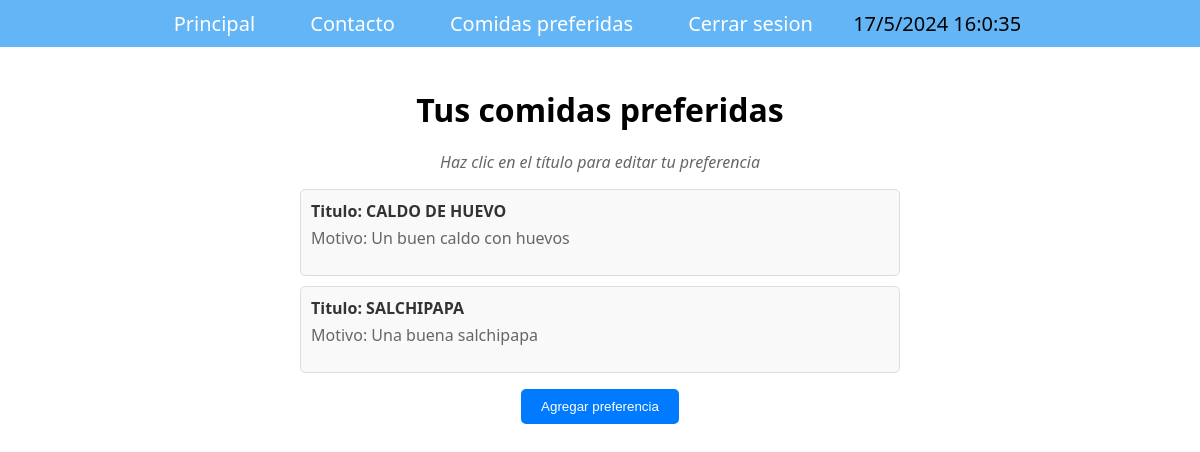
/comidas_preferidas/ (signed in), run on the app's committed database.
### miapp/models.py (models this page shows, shortened)
class Preferencia(models.Model):
    usuario = models.ForeignKey(User, on_delete=models.CASCADE)
    nombre_plato_preferido = models.CharField(max_length=255, null=True)
    motivo_preferencia = models.TextField(null=True)
    preferido = models.BooleanField(default=True)

### miapp/views.py (the view)
# urls.py: path('comidas_preferidas/', views.comidas_preferidas, name='preferencias'),
@login_required
def comidas_preferidas(request):
    preferidas = Preferencia.objects.filter(
        usuario=request.user, preferido=True)
    return render(request, 'preferencias.html', {
        'preferencias': preferidas,
    })

### templates/preferencias.html
{% extends 'base.html' %}
{% block content %}
    <div class="preferidas-comidas">
        <h1>Tus comidas preferidas</h1>
        <p class="detalles">Haz clic en el título para editar tu preferencia</p>
        <ul class="lista-comidas-preferidas">
            {% for preferencia in preferencias %}
                <li class="comida-preferida">
                    <div class="nombre-comida"><a href="{% url 'editar_preferencia' preferencia.id %}">Titulo: {{ preferencia.nombre_plato_preferido|upper }}</a></div>
                    <p class="reason">Motivo: {{ preferencia.motivo_preferencia }}</p>
                </li>
            {% endfor %}
        </ul>
        <button type="submit"><a href="{% url 'agregar_preferencia' %}">Agregar preferencia</a></button>
    </div>
{% endblock %}

### static/css/main.css (style rules this page uses)
:root { color-scheme: light dark; font-family: system-ui; }
body { margin: 0; }
.detalles { font-style: italic; color: #666; text-align: center; }
button { padding: 10px 20px; border: none; border-radius: 5px; background-color: #007bff; color: #fff; cursor: pointer; transition: background-color 0.3s ease; display: block; margin: 10px auto; }
.preferidas-comidas { max-width: 600px; margin: 0 auto; padding: 20px; }
.preferidas-comidas h1 { text-align: center; margin-bottom: 20px; }
.lista-comidas-preferidas { list-style: none; padding: 0; }
.comida-preferida { background-color: #f9f9f9; border: 1px solid #ddd; border-radius: 5px; padding: 10px; margin-bottom: 10px; overflow: hidden; }
.nombre-comida { font-weight: bold; margin-bottom: 5px; color: #333; }
.nombre-comida a { text-decoration: none; color: #333; }
.reason { margin-top: 5px; color: #666; }
button a { text-decoration: none; color: #fff; }

### data on the page
Preferencia: nombre_plato_preferido "CALDO DE HUEVO", motivo_preferencia "Un buen caldo con huevos"
Preferencia: nombre_plato_preferido "SALCHIPAPA", motivo_preferencia "Una buena salchipapa"
